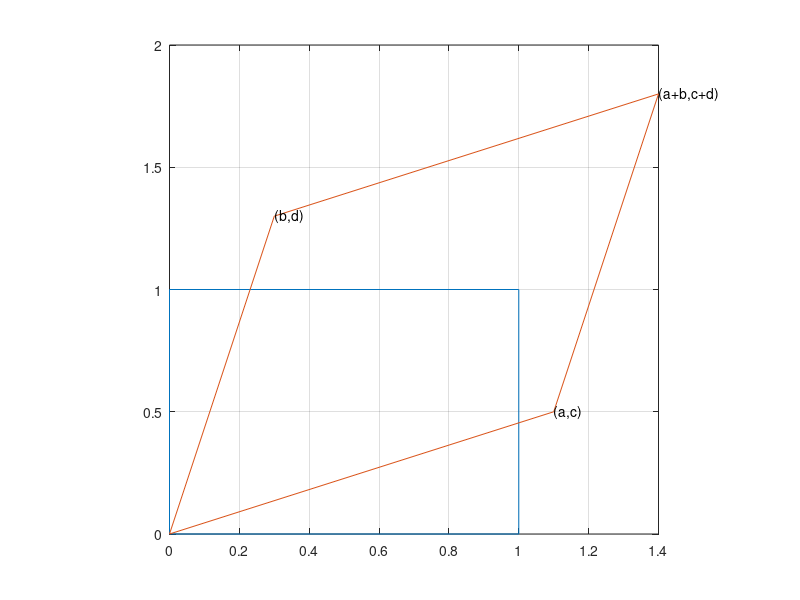
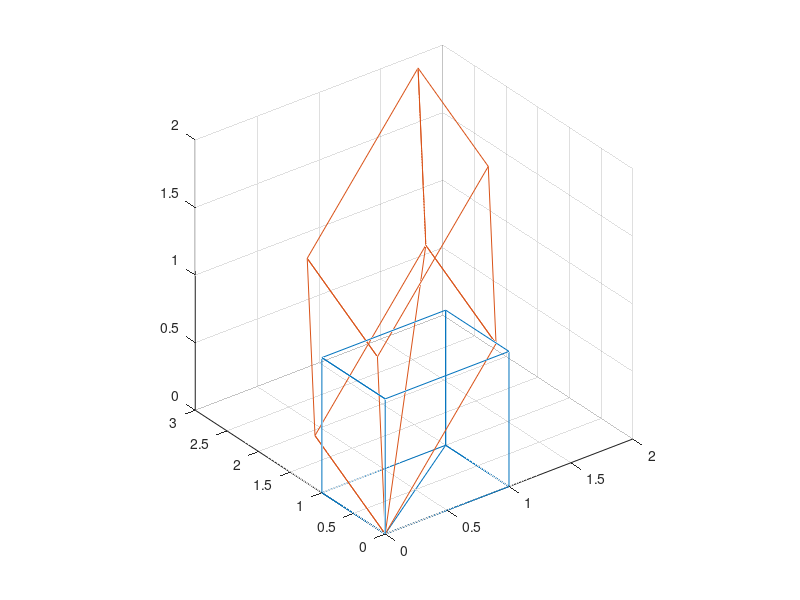

Recreate these plots in MATLAB, in order.
clear;
close all;
A = [1.1 1/2; 0.3 1.3];

corners = [0 0; 
	   1 0;
	   1 1;
	   0 1; 
	   0 0];
tc = corners*A;
figure;
plot(corners(:,1),corners(:,2),'-', ...
     tc(:,1),tc(:,2),'-');
text(A(1,1),A(1,2),'(a,c)');
text(A(2,1),A(2,2),'(b,d)');
text(sum(A(:,1)),sum(A(:,2)),'(a+b,c+d)');
%xlim([0,2]);
%ylim([0,2]);
grid on;
axis square;
print('-depsc','det2.eps');

A = [1.1 .4 .9; ...
     0.2 1.5 .2; ...
     0.5 1.1 0.8];
corners = [0 0 0;
	   1 0 0;
	   1 1 0;
	   1 1 1;
	   1 0 1;
	   0 0 1;
	   0 1 1;
	   0 1 0;
	   0 0 0;
	   0 1 0;
	   1 1 0;
	   0 0 0; 
	   0 0 1
	   0 1 1
	   1 1 1
	   1 1 0 
	   1 0 0
	   1 0 1];
tc = corners*A;
figure;
plot3(corners(:,1),corners(:,2),corners(:,3),'-', ...
      tc(:,1),tc(:,2),tc(:,3),'-');
%xlim([0,2]);
%ylim([0,2]);
grid on;
axis square;
print('-depsc','det3.eps');